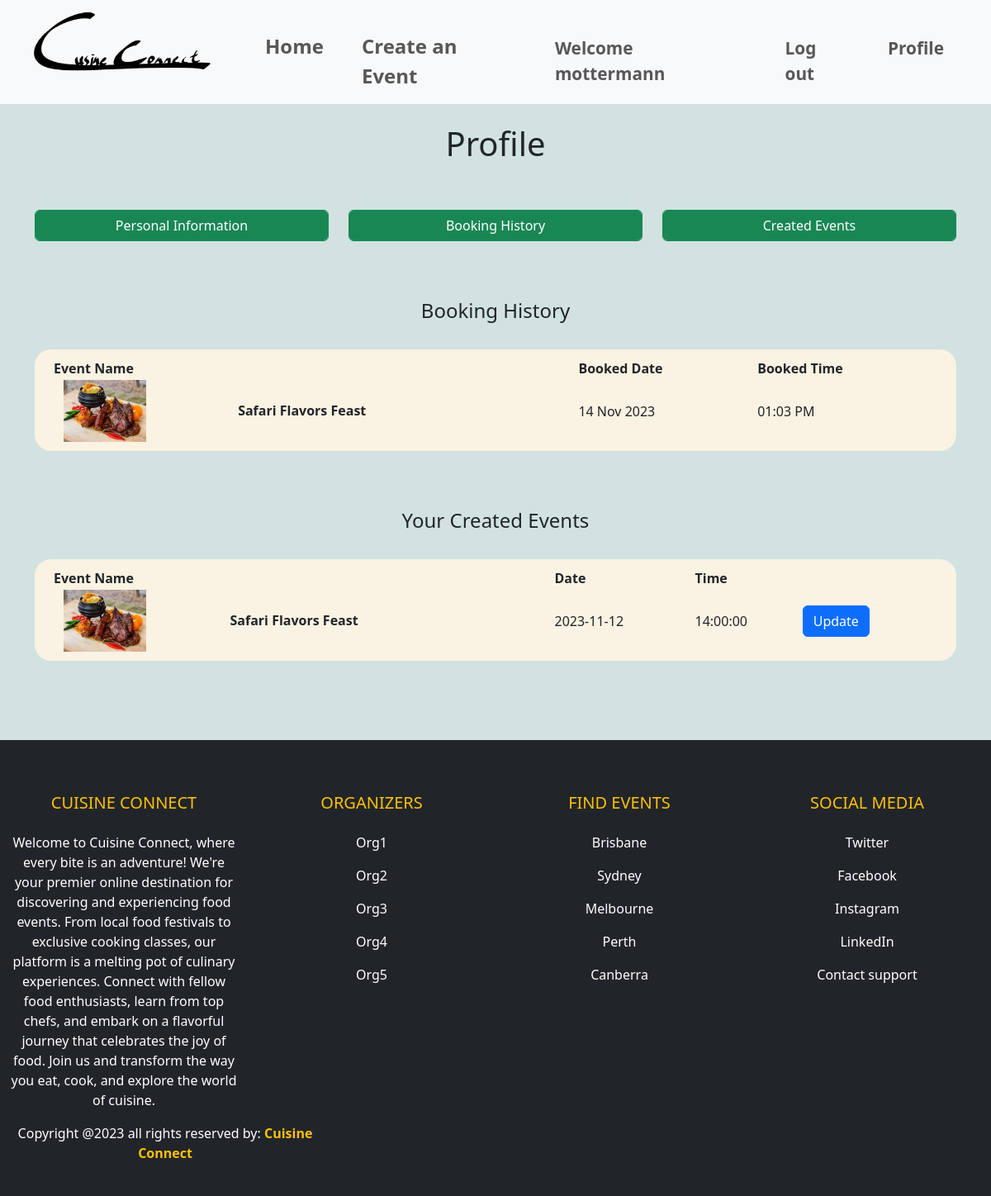
The page /events/profile (signed in) on the database its author committed.
### website/models.py (models this page shows, shortened)
class User(db.Model, UserMixin):
    __tablename__='users'
    id = db.Column(db.Integer, primary_key=True)
    name = db.Column(db.String(100), index=True, unique=True, nullable=False)
    emailid = db.Column(db.String(100), index=True, nullable=False)
    contactnumber = db.Column(db.Integer)
    address = db.Column(db.String(15), unique=True, index=True, nullable=True)
    password_hash = db.Column(db.String(255), nullable=False)
    comments = db.relationship('Comment', backref='user')

class Bookings(db.Model):
    __tablename__ = 'bookings'
    id = db.Column(db.Integer, primary_key=True)
    name = db.Column(db.String(80))
    description = db.Column(db.String(200))
    image = db.Column(db.String(400))
    user_id = db.Column(db.Integer, db.ForeignKey('users.id'))
    event_id = db.Column(db.Integer, db.ForeignKey('events.id'))
    event = db.relationship('Event', back_populates='event_bookings', lazy=True)
    ga_quantity = db.Column(db.Integer, default=0)
    concession_quantity = db.Column(db.Integer, default=0)
    vip_quantity = db.Column(db.Integer, default=0)
    booking_time = db.Column(db.DateTime, default=datetime.utcnow)

class Event(db.Model):
    __tablename__ = 'events'
    id = db.Column(db.Integer, primary_key=True)
    name = db.Column(db.String(80), nullable=False)
    location = db.Column(db.String(400), nullable=False)
    start_date = db.Column(db.Date, nullable=False)
    end_date = db.Column(db.Date, nullable=False)
    start_time = db.Column(db.Time, nullable=False)
    end_time = db.Column(db.Time, nullable=False)
    ga_price = db.Column(db.Numeric, nullable=False)
    ga_availability = db.Column(db.Integer, nullable=False)
    concession_price = db.Column(db.Numeric, nullable=False)
    concession_availability = db.Column(db.Integer, nullable=False)
    vip_price = db.Column(db.Numeric, nullable=False)
    vip_availability = db.Column(db.Integer, nullable=False)
    description = db.Column(db.Text, nullable=False)
    image = db.Column(db.String(400), nullable=True)
    event_guidelines = db.Column(db.Text, nullable=True)
    terms_conditions = db.Column(db.Text, nullable=True)
    category = db.Column(db.String(80), nullable=True)
    comments = db.relationship('Comment', backref='event')
    user_id = db.Column(db.Integer, db.ForeignKey('users.id'))
    user = db.relationship('User', backref=db.backref('events', lazy=True))
    is_cancelled = db.Column(db.Boolean, default=False)
    event_bookings = db.relationship('Bookings', back_populates='event', lazy=True)

### website/events.py (the view)
@bp.route('/profile')
@login_required
def profile():
    created_events = Event.query.filter_by(user_id=current_user.id).all()
    booked_events = Bookings.query.filter_by(user_id=current_user.id).all()
    booked_events = Bookings.query.filter_by(user_id=current_user.id).all()
    return render_template('profile.html', created_events=created_events, booked_events=booked_events)

### website/templates/profile.html (shortened to what this page needs)
{% extends 'base.html' %}
{% block header %}
<link rel="stylesheet" href="{{ url_for('static', filename='style/style.css') }}">
{% endblock %}
{% block content %}
        <div>
            <div class="heading">
                <h1>Profile</h1><br><br>
            </div>
            <div class="container">
                <div class="row">
                    <div class="col-sm-4">
                        <button class="btn btn-success form-control" type="button" data-bs-toggle="collapse" data-bs-target="#userInfo" aria-expanded="false" aria-controls="multiCollapseExample2">Personal Information</button>
                    </div>
                    <div class="col-sm-4">
                        <button class="btn btn-success form-control" type="button" data-bs-toggle="collapse" data-bs-target="#history" aria-expanded="false" aria-controls="multiCollapseExample2">Booking History</button>
                    </div>
                    <div class="col-sm-4">
                        <button class="btn btn-success form-control" type="button" data-bs-toggle="collapse" data-bs-target="#createdEvents" aria-expanded="false" aria-controls="multiCollapseExample2">Created Events</button>
                    </div>
                </div>
                <div class="collapse show" id="history">
                    <br><br>
                    <h4 class="heading">Booking History</h4><br>
                    <div class="formLayout">
                        <div class="container">
                            <table style="width:100%">
                                <tr>
                                    <th>Event Name</th>
                                    <th>Booked Date</th>
                                    <th>Booked Time</th>
                                </tr>
                                {% for booking in booked_events %}
                                <tr>
                                    <td>
                                        <div class="container">
                                            <div class="row">
                                                <div class="col-sm-4">
                                                    {% if booking.image %}
                                                    {% set image_url = booking.image.replace('website/static/', '').replace('\\', '/') %}
                                                    <img src="{{ url_for('static', filename=image_url) }}" alt="Event Image" style="max-width: 100px; max-height: 100px;">
                                                    {% else %}
                                                        No Image Available
                                                    {% endif %}
                                                </div>
                                                <div class="col-sm-8 center"><b>{{ booking.name }}</b></div>
                                            </div>
                                        </div>
                                    </td>
                                    <td>{{ booking.booking_time.strftime('%d %b %Y') }}</td>
                                    <td>{{ booking.booking_time.strftime('%I:%M %p') }}</td>
                                </tr>
                                {% endfor %}
                            </table>
                        </div>
                    </div>
                </div>
                <div class="collapse show" id="createdEvents">
                    <br><br>
                    <h4 class="heading">Your Created Events</h4><br>
                    <div class="formLayout">
                        <div class="container">
                            <table style="width:100%">
                                <tr>
                                  <th>Event Name</th>
                                  <th>Date</th>
                                  <th>Time</th>
                                </tr>
                                {% for event in created_events %}
                                <tr>
                                    <td>
                                        <div class="container">
                                            <div class="row">
                                                <div class="col-sm-4">
                                                    {% if event.image %}
                                                    {% set image_url = event.image.replace('website/static/', '').replace('\\', '/') %}
                                                    <img src="{{ url_for('static', filename=image_url) }}" alt="Event Image" style="max-width: 100px; max-height: 100px;">
                                                    {% else %}
                                                        No Image Available
                                                    {% endif %}
                                                </div>
                                                <div class="col-sm-8 center"><b>{{ event.name }}</b></div>
                                    </td>
                                    <td>{{ event.start_date }}</td>
                                    <td>{{ event.start_time }}</td>
                                    <td><a href="{{ url_for('event.update_event', id=event.id) }}" class="btn btn-primary">Update</a></td>
                                </tr>
                                {% endfor %}
                            </table>
                        </div>
                    </div>
                </div>
            </div>
        </div>
        <br><br><br><br>
{% endblock %}

### website/templates/base.html (shortened to what this page needs)
<!DOCTYPE html>
<html lang="en">
    <head>
        <link rel="stylesheet" href="{{url_for('static', filename='style/style.css')}}">
        <link href="https://cdn.jsdelivr.net/npm/bootstrap@5.3.1/dist/css/bootstrap.min.css" rel="stylesheet">
    </head>
    <body class="bGColor">
        <nav class="navbar sticky-top navbar-expand-sm bg-light navbar-light justify-content-center">
            <div class="container-fluid">
                    <ul class="navbar-nav">
                        <li><a class="navbar-brand" href = "{{ url_for('main.index') }}"><img src="{{url_for('static', filename='img/logo.png')}}" style="width:240px;height:90px"></a></li>
                        <li class="nav-item" ><a style="font-size: 150%; padding-top: 30px;" class="nav-link" href = "{{ url_for('main.index') }}"><b>Home</b></a></li>
                        <li class="nav-item" ><a style="font-size: 150%; padding-top: 30px;" class="nav-link" href = "{{ url_for('event.create') }}"><b>Create an Event</b></a></li>
                    </ul>
                    <ul class = "navbar-nav navbar-right">
                        {% if current_user.is_authenticated %}
                        <li class="nav-item" ><a style="font-size: 130%; padding-top: 30px;" class="nav-link" href = "#"><b>Welcome {{current_user.name}}</b></a></li>
                        <li class="nav-item" ><a style="font-size: 130%; padding-top: 30px;" class="nav-link" href = "{{ url_for('auth.logout') }}"><b>Log out</b></a></li>
                        {% else %}
                        <li class="nav-item" ><a style="font-size: 130%; padding-top: 30px;" class="nav-link" href = "{{ url_for('auth.login') }}"><b>Log in</b></a></li>
                        <li class="nav-item" ><a style="font-size: 130%; padding-top: 30px;" class="nav-link" href = "{{ url_for('auth.register') }}"><b>Sign up</b></a></li>
                        {% endif %}
                        {% if current_user.is_authenticated %}
                        <li class="nav-item"><a style="font-size: 130%; padding-right: 30px; padding-top: 30px;" class="nav-link" href = "{{ url_for('event.profile') }}"><b>Profile</b></a></li>
                        {% endif %}
                    </ul>
            </div>
        </nav>
        {% block header %}
        {% endblock %}
    {% block content %}
    {% endblock %}
    <footer class="bg-dark text-white pt-5 pb-4">
        <div class="container-fluid text-center text-md-left">
            <div class="row text-center text-md-left">
                <div class="col-md-3 col-lg-3 col-xl-3 mx-auto mt-3">
                    <h5 class="text-uppercase mb-4 font-weight-bold text-warning">Cuisine Connect</h5>
                    <p>Welcome to Cuisine Connect, where every bite is an adventure! We're your premier online destination for discovering and experiencing food events.
                        From local food festivals to exclusive cooking classes, our platform is a melting pot of culinary experiences. Connect with fellow food enthusiasts,
                        learn from top chefs, and embark on a flavorful journey that celebrates the joy of food. Join us and transform the way you eat, cook, and explore the world of cuisine.</p>
                </div>
                <div class="col-md-3 col-lg-3 col-xl-3 mx-auto mt-3">
                    <h5 class="text-uppercase mb-4 font-weight-bold text-warning">Organizers</h5>
                    <p>
                        <a href="#" class="text-white" style="text-decoration: none;">Org1</a>
                    </p>
                    <p>
                        <a href="#" class="text-white" style="text-decoration: none;">Org2</a>
                    </p>
                    <p>
                        <a href="#" class="text-white" style="text-decoration: none;">Org3</a>
                    </p>
                    <p>
                        <a href="#" class="text-white" style="text-decoration: none;">Org4</a>
                    </p>
                    <p>
                        <a href="#" class="text-white" style="text-decoration: none;">Org5</a>
                    </p>
                </div>
                <div class="col-md-3 col-lg-3 col-xl-3 mx auto mt-3">
                    <h5 class="text-uppercase mb-4 font-weight-bold text-warning">Find Events</h5>
                    <p>
                        <a href="#" class="text-white" style="text-decoration: none;">Brisbane</a>
                    </p>
                    <p>
                        <a href="#" class="text-white" style="text-decoration: none;">Sydney</a>
                    </p>
                    <p>
                        <a href="#" class="text-white" style="text-decoration: none;">Melbourne</a>
                    </p>
                    <p>
                        <a href="#" class="text-white" style="text-decoration: none;">Perth</a>
                    </p>
                    <p>
                        <a href="#" class="text-white" style="text-decoration: none;">Canberra</a>
                    </p>
                </div>
                <div class="col-md-3 col-lg-3 col-xl-3 mx auto mt-3">
                    <h5 class="text-uppercase mb-4 font-weight-bold text-warning">Social Media</h5>
                    <p>
                        <a href="#" class="text-white" style="text-decoration: none;">Twitter</a>
                    </p>
                    <p>
                        <a href="#" class="text-white" style="text-decoration: none;">Facebook</a>
                    </p>
                    <p>
                        <a href="#" class="text-white" style="text-decoration: none;">Instagram</a>
                    </p>
                    <p>
                        <a href="#" class="text-white" style="text-decoration: none;">LinkedIn</a>
                    </p>
                    <p>
                        <a href="#" class="text-white" style="text-decoration: none;">Contact support</a>
                    </p>
                </div>
            </div>
            <div class="row">
                <div class="col-md-4 col-lg-4">
                    <p>Copyright @2023 all rights reserved by:
                        <strong class="text-warning">Cuisine Connect</strong>
                    </p>
                </div>
            </div>
        </div>
      </footer>
    </body>
</html>

### website/static/style/style.css (style rules this page uses)
.heading { text-align: center; padding-top: 2%; }
.bGColor { background-color: rgba(196, 218, 216, 0.767); }
.navbar-nav > li { padding-left: 15px; padding-right: 15px; }
.formLayout { background-color: rgb(250, 242, 226); padding: 10px; border-radius: 20px; }
.center { padding-top: 25px; }

### rows shown on the page
User: name "mottermann"
Bookings: name "Safari Flavors Feast", booking_time "14 Nov 2023", booking_time "01:03 PM"
Event: name "Safari Flavors Feast", start_date "2023-11-12", start_time "14:00:00"
